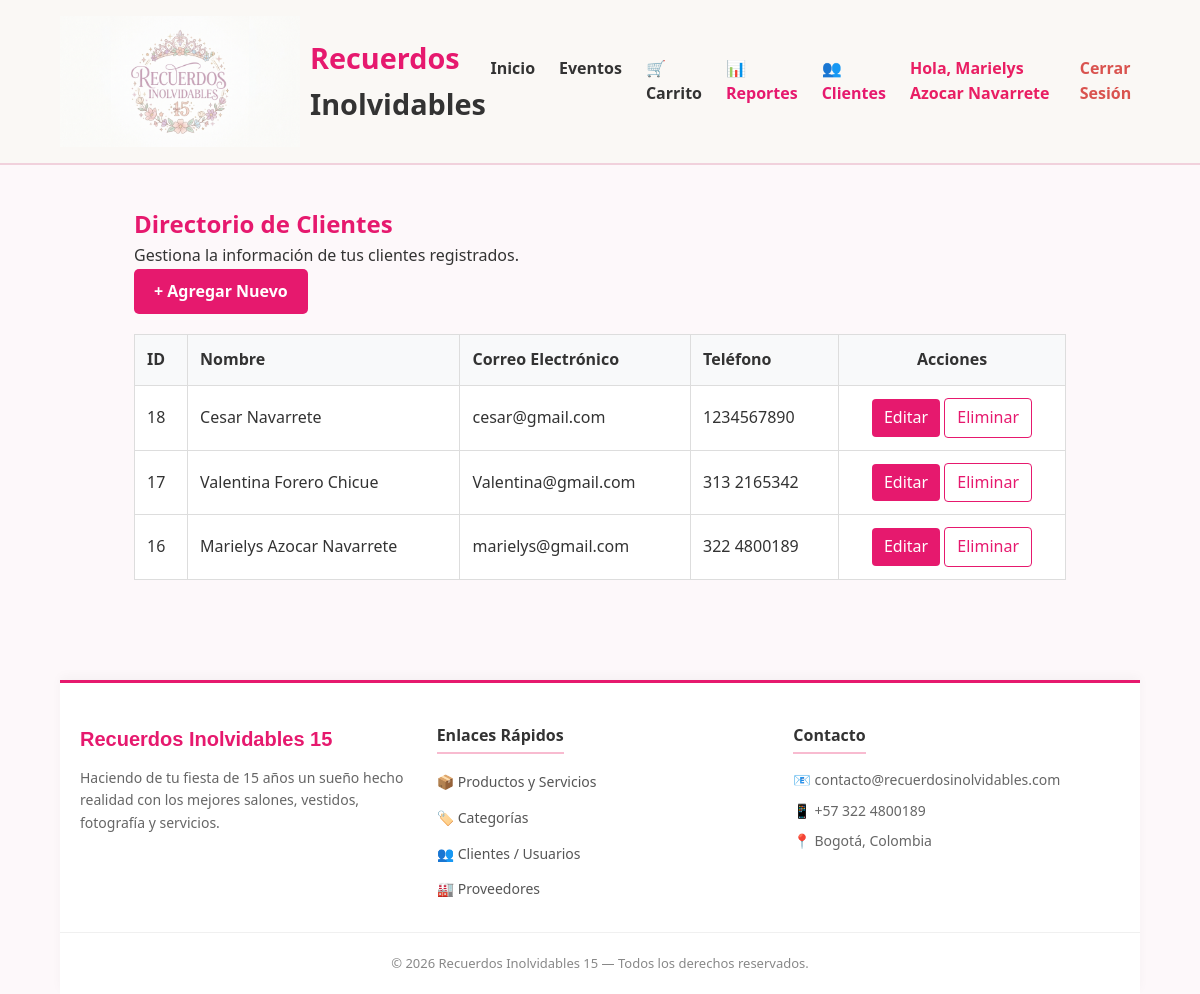
Page /index.php?controller=usuario&action=index (signed in) on the committed database.
### tables this page shows
CREATE TABLE `usuarios` (
  `id_usuario` int(11) NOT NULL,
  `nombre` varchar(100) NOT NULL,
  `email` varchar(150) NOT NULL,
  `password` varchar(255) NOT NULL,
  `telefono` varchar(20) DEFAULT NULL,
  `id_rol` int(11) NOT NULL,
  `fecha_registro` timestamp NOT NULL DEFAULT CURRENT_TIMESTAMP,
  `created_at` timestamp NOT NULL DEFAULT CURRENT_TIMESTAMP
);

### controllers/UsuarioController.php (called while the page is built, shortened)
<?php
require_once __DIR__ . '/../models/Usuario.php';
class UsuarioController {
    private $modelo;
    public function __construct() {
        $this->modelo = new Usuario();
    }
    public function index() {
        $usuarios = $this->modelo->obtenerTodos();
        require_once __DIR__ . '/../views/usuarios/index.php';
    }
}
?>

### models/usuario.php (called while the page is built, shortened)
<?php
require_once __DIR__ . '/../config/Database.php';
class Usuario {
    private $db;
    public function __construct() {
        $database = new Database();
        $this->db = $database->getConnection();
    }
    public function obtenerTodos() {
        $sql = "SELECT u.*, r.nombre AS rol_nombre
                FROM usuarios u
                LEFT JOIN roles r ON u.id_rol = r.id_rol
                ORDER BY u.id_usuario DESC";
        $stmt = $this->db->prepare($sql);
        $stmt->execute();
        return $stmt->fetchAll(PDO::FETCH_ASSOC);
    }
}

### config/Database.php (called while the page is built, shortened)
<?php
class Database {
    private $host = "localhost";
    private $db_name = "recuerdos_inolvidables";
    private $username = "root";
    private $password = "";
    public function getConnection() {
        $this->conn = null;
        try {
            $this->conn = new PDO(
                "mysql:host=" . $this->host . ";dbname=" . $this->db_name . ";charset=utf8mb4",
                $this->username,
                $this->password,
                [
                    PDO::ATTR_ERRMODE => PDO::ERRMODE_EXCEPTION,
                    PDO::ATTR_DEFAULT_FETCH_MODE => PDO::FETCH_ASSOC,
                    PDO::ATTR_EMULATE_PREPARES => false
                ]
            );
        } catch (PDOException $exception) {
            echo "Error de conexión: " . $exception->getMessage();
        }
        return $this->conn;
    }
}

### views/usuarios/index.php (the view)
<?php require_once __DIR__ . '/../layouts/header.php'; ?>
<div class="container" style="padding: 40px 20px; min-height: 50vh;">
    <h2 style="color: #e6196e;">Directorio de Clientes</h2>
    <p>Gestiona la información de tus clientes registrados.</p>
    <?php if (isset($_SESSION['user_rol']) && ($_SESSION['user_rol'] == 1 || (isset($_SESSION['user_rol_nombre']) && $_SESSION['user_rol_nombre'] === 'Administrador'))): ?>
        <a href="index.php?controller=usuario&action=crear" style="display: inline-block; padding: 10px 20px; background: #e6196e; color: white; text-decoration: none; border-radius: 5px; margin-bottom: 20px; font-weight: bold;">+ Agregar Nuevo</a>
    <?php endif; ?>
    <table border="1" style="width: 100%; border-collapse: collapse; text-align: left; background: white;">
        <thead>
            <tr style="background-color: #f8f9fa;">
                <th style="padding: 12px; border: 1px solid #ddd;">ID</th>
                <th style="padding: 12px; border: 1px solid #ddd;">Nombre</th>
                <th style="padding: 12px; border: 1px solid #ddd;">Correo Electrónico</th>
                <th style="padding: 12px; border: 1px solid #ddd;">Teléfono</th>
                <?php if (isset($_SESSION['user_rol']) && ($_SESSION['user_rol'] == 1 || (isset($_SESSION['user_rol_nombre']) && $_SESSION['user_rol_nombre'] === 'Administrador'))): ?>
                    <th style="padding: 12px; border: 1px solid #ddd; text-align: center;">Acciones</th>
                <?php endif; ?>
            </tr>
        </thead>
        <tbody>
            <?php foreach($usuarios as $u): ?>
            <tr>
                <td style="padding: 12px; border: 1px solid #ddd;"><?=$u['id_usuario']?></td>
                <td style="padding: 12px; border: 1px solid #ddd;"><?=htmlspecialchars($u['nombre'])?></td>
                <td style="padding: 12px; border: 1px solid #ddd;"><?=htmlspecialchars($u['email'])?></td>
                <td style="padding: 12px; border: 1px solid #ddd;"><?=htmlspecialchars($u['telefono'] ?? 'Sin registrar')?></td>
                <?php if (isset($_SESSION['user_rol']) && ($_SESSION['user_rol'] == 1 || (isset($_SESSION['user_rol_nombre']) && $_SESSION['user_rol_nombre'] === 'Administrador'))): ?>
                    <td style="padding: 12px; border: 1px solid #ddd; text-align: center;">
                        <a href="index.php?controller=usuario&action=editar&id=<?=$u['id_usuario']?>" style="display: inline-block; padding: 6px 12px; background: #e6196e; color: white; text-decoration: none; border-radius: 4px;">Editar</a>
                        <a href="index.php?controller=usuario&action=eliminar&id=<?=$u['id_usuario']?>" style="display: inline-block; padding: 6px 12px; background: white; color: #e6196e; border: 1px solid #e6196e; text-decoration: none; border-radius: 4px;" onclick="return confirm('¿Seguro que deseas eliminar este cliente?');">Eliminar</a>
                    </td>
                <?php endif; ?>
            </tr>
            <?php endforeach; ?>
        </tbody>
    </table>
</div>
<?php require_once __DIR__ . '/../layouts/footer.php'; ?>

### public/css/styles.css (style rules this page uses)
:root { --primary-color: #e91e63; --primary-hover: #c2185b; --secondary-color: #f8bbd0; --text-dark: #333333; --bg-light: #fdf8fa; --white: #ffffff; --border-color: #f1d1dc; }
* { box-sizing: border-box; margin: 0; padding: 0; font-family: 'Segoe UI', Tahoma, Geneva, Verdana, sans-serif; }
body { background-color: var(--bg-light); color: var(--text-dark); line-height: 1.6; }
.container { width: 90%; max-width: 1200px; margin: 0 auto; }

### rows in the picture
usuarios: id_usuario "18", nombre "Cesar Navarrete", email "cesar@gmail.com", telefono "1234567890"
usuarios: id_usuario "17", nombre "Valentina Forero Chicue", email "Valentina@gmail.com", telefono "313 2165342"
usuarios: id_usuario "16", nombre "Marielys Azocar Navarrete", email "marielys@gmail.com", telefono "322 4800189"

### other values in the picture
$_SESSION['user_nombre'] "Marielys Azocar Navarrete"
